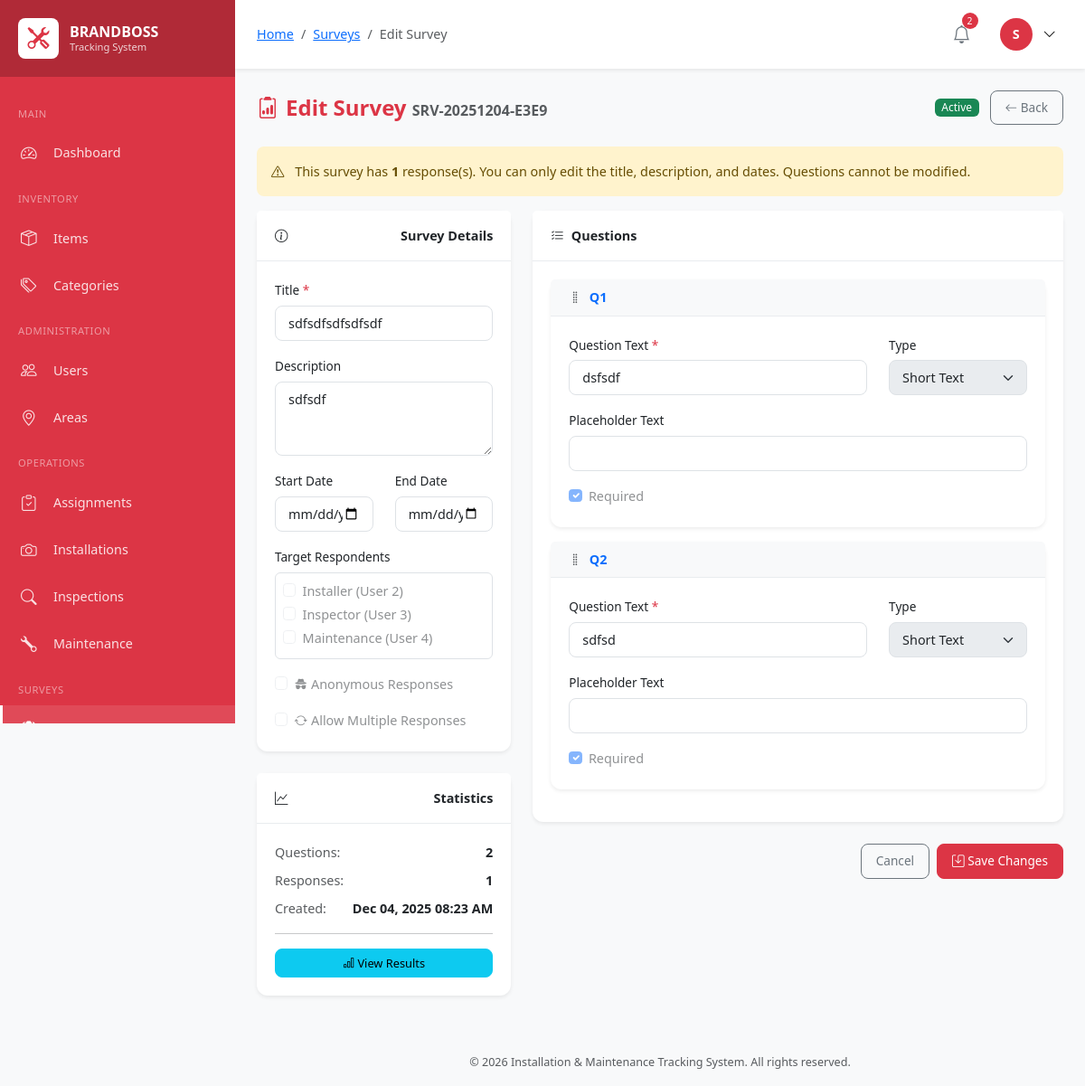
Page /modules/surveys/edit.php?id=2 (signed in) on the committed database.
### tables this page shows
CREATE TABLE `users` (
  `id` int(10) UNSIGNED NOT NULL,
  `employee_id` varchar(50) NOT NULL,
  `username` varchar(100) NOT NULL,
  `password` varchar(255) NOT NULL,
  `email` varchar(150) NOT NULL,
  `full_name` varchar(200) NOT NULL,
  `phone` varchar(20) DEFAULT NULL,
  `role` enum('super_admin','user_1','user_2','user_3','user_4') NOT NULL,
  `profile_image` varchar(255) DEFAULT NULL,
  `status` enum('active','inactive','suspended') DEFAULT 'active',
  `last_login` datetime DEFAULT NULL,
  `created_by` int(10) UNSIGNED DEFAULT NULL,
  `created_at` timestamp NOT NULL DEFAULT current_timestamp(),
  `updated_at` timestamp NOT NULL DEFAULT current_timestamp() ON UPDATE current_timestamp()
);

CREATE TABLE `surveys` (
  `id` bigint(20) UNSIGNED NOT NULL,
  `survey_code` varchar(50) NOT NULL,
  `title` varchar(255) NOT NULL,
  `description` text DEFAULT NULL,
  `status` enum('draft','active','closed') DEFAULT 'draft',
  `start_date` date DEFAULT NULL,
  `end_date` date DEFAULT NULL,
  `is_anonymous` tinyint(1) DEFAULT 0,
  `allow_multiple` tinyint(1) DEFAULT 0 COMMENT 'Allow multiple responses per user',
  `target_roles` varchar(255) DEFAULT NULL COMMENT 'JSON array of roles that can answer',
  `created_by` int(10) UNSIGNED NOT NULL,
  `created_at` timestamp NOT NULL DEFAULT current_timestamp(),
  `updated_at` timestamp NOT NULL DEFAULT current_timestamp() ON UPDATE current_timestamp()
);

CREATE TABLE `survey_questions` (
  `id` bigint(20) UNSIGNED NOT NULL,
  `survey_id` bigint(20) UNSIGNED NOT NULL,
  `question_text` text NOT NULL,
  `question_type` enum('text','textarea','radio','checkbox','dropdown','rating','number','date') NOT NULL DEFAULT 'text',
  `options` longtext DEFAULT NULL COMMENT 'JSON array of options for radio/checkbox/dropdown',
  `is_required` tinyint(1) DEFAULT 1,
  `sort_order` int(10) UNSIGNED DEFAULT 0,
  `min_value` int(11) DEFAULT NULL COMMENT 'For rating/number types',
  `max_value` int(11) DEFAULT NULL COMMENT 'For rating/number types',
  `placeholder` varchar(255) DEFAULT NULL,
  `created_at` timestamp NOT NULL DEFAULT current_timestamp(),
  `updated_at` timestamp NOT NULL DEFAULT current_timestamp() ON UPDATE current_timestamp()
);

### modules/surveys/edit.php (the view, shortened to what the rows shown need)
<?php
require_once '../../includes/header.php';
$db = Database::getInstance();
$surveyId = intval($_GET['id'] ?? 0);
$survey = $db->fetch("SELECT * FROM surveys WHERE id = ?", [$surveyId]);
$questions = $db->fetchAll(
    "SELECT * FROM survey_questions WHERE survey_id = ? ORDER BY sort_order",
    [$surveyId]
);
$formData = $_SERVER['REQUEST_METHOD'] === 'POST' ? $_POST : $survey;
$targetRolesArray = json_decode($survey['target_roles'] ?? '[]', true) ?: [];
$questionTypes = [
    'text' => ['label' => 'Short Text', 'icon' => 'bi-input-cursor-text', 'hasOptions' => false],
    'textarea' => ['label' => 'Long Text', 'icon' => 'bi-textarea-t', 'hasOptions' => false],
    'radio' => ['label' => 'Single Choice', 'icon' => 'bi-ui-radios', 'hasOptions' => true],
    'checkbox' => ['label' => 'Multiple Choice', 'icon' => 'bi-ui-checks', 'hasOptions' => true],
    'dropdown' => ['label' => 'Dropdown', 'icon' => 'bi-menu-button-wide', 'hasOptions' => true],
    'rating' => ['label' => 'Rating Scale', 'icon' => 'bi-star', 'hasOptions' => false, 'hasRange' => true],
    'number' => ['label' => 'Number', 'icon' => 'bi-123', 'hasOptions' => false],
    'date' => ['label' => 'Date', 'icon' => 'bi-calendar-date', 'hasOptions' => false]
];
$availableRoles = [
    'user_2' => 'Installer (User 2)',
    'user_3' => 'Inspector (User 3)',
    'user_4' => 'Maintenance (User 4)'
];
$responseCount = $db->count('survey_responses', 'survey_id = ?', [$surveyId]);
?>
<div class="d-flex justify-content-between align-items-center mb-4">
    <h1 class="page-title mb-0">
        <i class="bi bi-clipboard2-data me-2"></i>Edit Survey
        <small class="text-muted fs-6"><?php echo clean($survey['survey_code']); ?></small>
    </h1>
</div>
<form method="POST" id="surveyForm">
    <div class="row">
        <div class="col-lg-4">
            <div class="card mb-4">
                <div class="card-body">
                    <div class="mb-3">
                        <label class="form-label">Title <span class="text-danger">*</span></label>
                        <input type="text" class="form-control" name="title" required
                               value="<?php echo clean($formData['title'] ?? ''); ?>">
                    </div>
                    <div class="mb-3">
                        <label class="form-label">Description</label>
                        <textarea class="form-control" name="description" rows="3"><?php echo clean($formData['description'] ?? ''); ?></textarea>
                    </div>
                    <div class="mb-3">
                        <div class="border rounded p-2">
                            <?php foreach ($availableRoles as $roleKey => $roleName): ?>
                            <div class="form-check">
                                <input class="form-check-input" type="checkbox" name="target_roles[]"
                                       value="<?php echo $roleKey; ?>" id="role_<?php echo $roleKey; ?>"
                                       <?php echo in_array($roleKey, $targetRolesArray) ? 'checked' : ''; ?>
                                       <?php echo $responseCount > 0 ? 'disabled' : ''; ?>>
                                <label class="form-check-label" for="role_<?php echo $roleKey; ?>">
                                    <?php echo $roleName; ?>
                                </label>
                            </div>
                            <?php endforeach; ?>
                        </div>
                    </div>
                    <div class="mb-3">
                        <div class="form-check">
                            <input class="form-check-input" type="checkbox" name="is_anonymous" id="is_anonymous"
                                   <?php echo ($formData['is_anonymous'] ?? false) ? 'checked' : ''; ?>
                                   <?php echo $responseCount > 0 ? 'disabled' : ''; ?>>
                            <label class="form-check-label" for="is_anonymous">
                                <i class="bi bi-incognito me-1"></i>Anonymous Responses
                            </label>
                        </div>
                    </div>
                    <div class="mb-0">
                        <div class="form-check">
                            <input class="form-check-input" type="checkbox" name="allow_multiple" id="allow_multiple"
                                   <?php echo ($formData['allow_multiple'] ?? false) ? 'checked' : ''; ?>
                                   <?php echo $responseCount > 0 ? 'disabled' : ''; ?>>
                            <label class="form-check-label" for="allow_multiple">
                                <i class="bi bi-arrow-repeat me-1"></i>Allow Multiple Responses
                            </label>
                        </div>
                    </div>
                </div>
            </div>
            <div class="card">
                <div class="card-body">
                    <div class="d-flex justify-content-between">
                        <span class="text-muted">Created:</span>
                        <strong><?php echo formatDateTime($survey['created_at']); ?></strong>
                    </div>
                </div>
            </div>
        </div>
        <div class="col-lg-8">
            <div class="card">
                <div class="card-body" id="questionsContainer">
                    <?php if (empty($questions)): ?>
                    <div class="text-center py-5 text-muted" id="emptyState">
                        <i class="bi bi-clipboard2 display-4 d-block mb-3"></i>
                        <p>No questions added yet</p>
                        <button type="button" class="btn btn-outline-primary" onclick="addQuestion()">
                            <i class="bi bi-plus-lg"></i> Add Your First Question
                        </button>
                    </div>
                    <?php else: ?>
                    <?php foreach ($questions as $index => $q): ?>
                    <div class="question-card card mb-3" data-index="<?php echo $index; ?>">
                        <div class="card-header bg-light d-flex justify-content-between align-items-center py-2">
                            <div class="d-flex align-items-center">
                                <span class="question-handle me-2" style="cursor: grab;">
                                    <i class="bi bi-grip-vertical text-muted"></i>
                                </span>
                                <span class="question-number fw-bold text-primary">Q<?php echo $index + 1; ?></span>
                            </div>
                        </div>
                        <div class="card-body">
                            <div class="row mb-3">
                                <div class="col-md-8">
                                    <label class="form-label">Question Text <span class="text-danger">*</span></label>
                                    <input type="text" class="form-control question-text"
                                           name="questions[<?php echo $index; ?>][text]"
                                           value="<?php echo clean($q['question_text']); ?>"
                                           <?php echo $responseCount > 0 ? 'readonly' : ''; ?> required>
                                </div>
                                <div class="col-md-4">
                                    <label class="form-label">Type</label>
                                    <select class="form-select question-type" name="questions[<?php echo $index; ?>][type]"
                                            <?php echo $responseCount > 0 ? 'disabled' : ''; ?>>
                                        <?php foreach ($questionTypes as $type => $info): ?>
                                        <option value="<?php echo $type; ?>" <?php echo $q['question_type'] === $type ? 'selected' : ''; ?>>
                                            <?php echo $info['label']; ?>
                                        </option>
                                        <?php endforeach; ?>
                                    </select>
                                </div>
                            </div>
                            <div class="mb-3 placeholder-container" style="<?php echo in_array($q['question_type'], ['text', 'textarea', 'number']) ? '' : 'display: none;'; ?>">
                                <label class="form-label">Placeholder Text</label>
                                <input type="text" class="form-control" name="questions[<?php echo $index; ?>][placeholder]"
                                       value="<?php echo clean($q['placeholder'] ?? ''); ?>"
                                       <?php echo $responseCount > 0 ? 'readonly' : ''; ?>>
                            </div>
                            <div class="form-check">
                                <input class="form-check-input question-required" type="checkbox"
                                       name="questions[<?php echo $index; ?>][required]"
                                       <?php echo $q['is_required'] ? 'checked' : ''; ?>
                                       <?php echo $responseCount > 0 ? 'disabled' : ''; ?>>
                                <label class="form-check-label">Required</label>
                            </div>
                        </div>
                    </div>
                    <?php endforeach; ?>
                    <?php endif; ?>
                </div>
            </div>
        </div>
    </div>
</form>
<?php
require_once '../../includes/footer.php';
?>

### includes/header.php (shortened to what the rows shown need)
<?php
require_once __DIR__ . '/../classes/Database.php';
require_once __DIR__ . '/../classes/Auth.php';
require_once __DIR__ . '/helpers.php';
$auth = Auth::getInstance();
$auth->requireAuth();
$currentUser = $auth->user();
?>
<!DOCTYPE html>
<html lang="en">
<head>
    <link href="https://cdn.jsdelivr.net/npm/bootstrap@5.3.2/dist/css/bootstrap.min.css" rel="stylesheet">
    <link href="https://cdn.jsdelivr.net/npm/bootstrap-icons@1.11.1/font/bootstrap-icons.css" rel="stylesheet">
    <link href="https://cdn.datatables.net/1.13.6/css/dataTables.bootstrap5.min.css" rel="stylesheet">
    <link href="<?php echo APP_URL; ?>/assets/css/style.css" rel="stylesheet">
    <link href="https://unpkg.com/leaflet@1.9.4/dist/leaflet.css" rel="stylesheet">
</head>
<body>
    <main class="main-content">
        <header class="top-navbar">
            <div class="navbar-right">
                <div class="dropdown user-dropdown">
                    <button class="user-btn" data-bs-toggle="dropdown">
                        <div class="user-avatar">
                            <?php echo strtoupper(substr($currentUser['full_name'], 0, 1)); ?>
                        </div>
                        <i class="bi bi-chevron-down ms-1"></i>
                    </button>
                </div>
            </div>
        </header>
        <div class="content-area">

### rows in the picture
users: full_name "S"
surveys: survey_code "SRV-20251204-E3E9", title "sdfsdfsdfsdfsdf", description "sdfsdf", created_at "Dec 04, 2025 08:23 AM"
survey_questions: question_text "dsfsdf", question_type "Short Text", is_required "☑"
survey_questions: question_text "sdfsd", question_type "Short Text", is_required "☑"

### other values in the picture
$crumb['title'] "Surveys"
$crumb['title'] "Edit Survey"
$notificationCount "2"
$responseCount "1"
$roleName "Installer (User 2)"
$roleName "Inspector (User 3)"
$roleName "Maintenance (User 4)"
count($questions) "2"
APP_NAME "Installation & Maintenance Tracking System"
